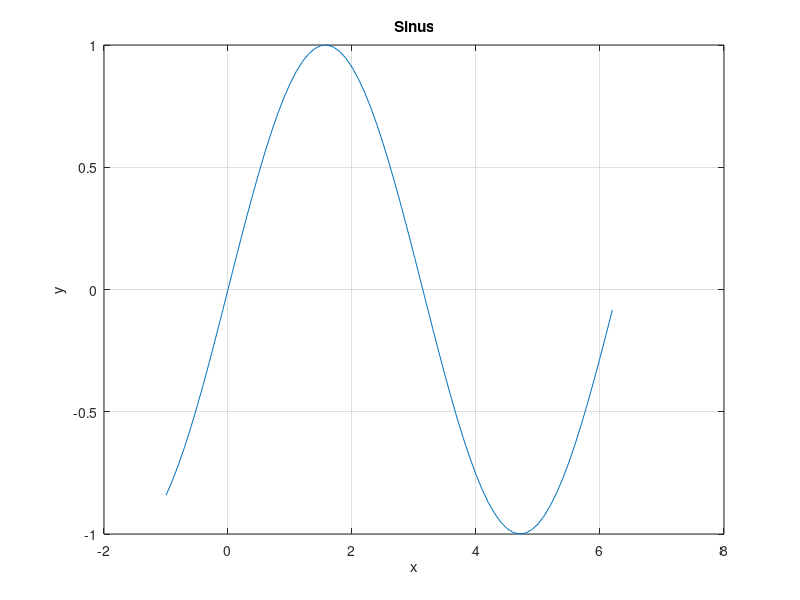

Recreate this plot in MATLAB.
%% mySin
%% Function domain
x = -1:0.1:6.2;
%% Function values
y =sin(x)
%% Figure initialization
figure
%% Plotting figure
plot(x,y)
%% Grid
grid on
%% Title
title('Sinus')
%% x-label
xlabel('x')
%% y-label
ylabel('y')